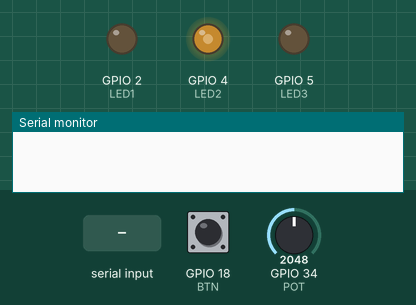
Bench run of a sketch on a simulated ESP32. Shown: output pins drawn as LEDs (lit = HIGH), the last lines printed to the serial monitor. The inputs (shaded band) are chosen by the test bench; at power-on: GPIO 34 (POT) = 2048, GPIO 18 (BTN) HIGH.

Above: at 1.2 s.
1.3 s: "t" received over Serial
At 2.0 s:
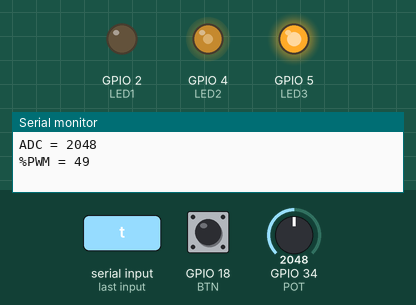
2.8 s: GPIO 34 (POT) set to 2866
At 3.2 s:
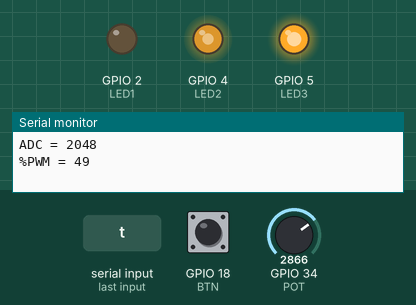
4.3 s: GPIO 18 (BTN) pulled LOW for 0.15 s
At 4.37 s:
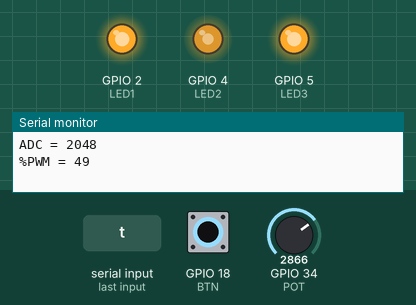
5.9 s: GPIO 34 (POT) set to 3603
At 6.8 s:
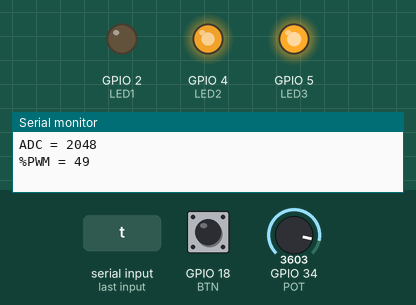
7.4 s: GPIO 18 (BTN) pulled LOW for 1 s
At 7.9 s:
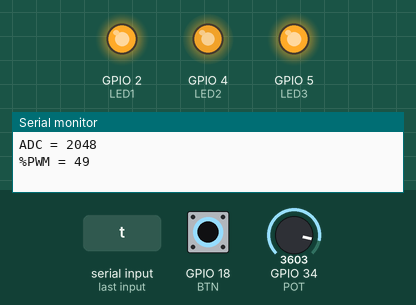
9.9 s: GPIO 34 (POT) set to 491
At 11.0 s:
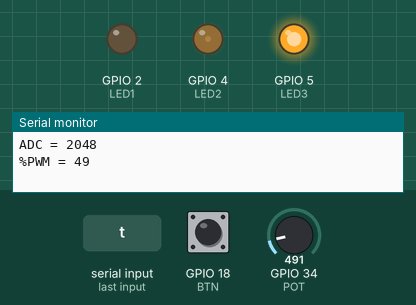
Timing chart, 0 to 12.4 s (numbered marks = the images above; inputs shaded):
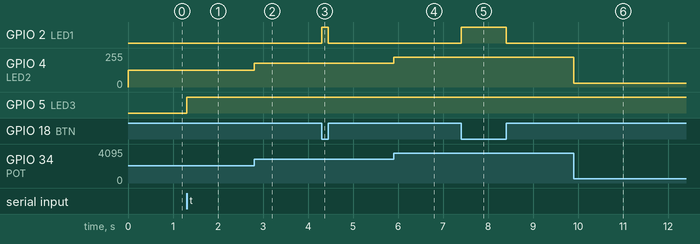

The sketch:

Practica8.ino
```cpp
#define LED1 2
#define LED2 4
#define LED3 5
#define BTN 18
#define POT 34
bool ledState = false;

void setup() {
  Serial.begin(115200);
  pinMode(LED1, OUTPUT);
  pinMode(LED3, OUTPUT);
  pinMode(BTN, INPUT);
  ledcAttach(LED2, 5000, 8);

}

void loop() {
  // BOTON
  if(digitalRead(BTN) == LOW){
    digitalWrite(LED1, HIGH);
  } else {
    digitalWrite(LED1, LOW);
  }

  // ADC to PWM
  int adc = analogRead(POT);
  int pwm = map(adc, 0, 4095, 0, 255);
  ledcWrite(LED2, pwm);

  // SERIAL
  if(Serial.available() ){

    char c = Serial.read();

    if(c == 't'){
      ledState = !ledState;
      digitalWrite(LED3, ledState);

    }

    Serial.print("ADC = ");
    Serial.println(adc);
    Serial.print("%PWM = ");
    Serial.println(pwm*100/255);

  }
}
```

Measured:
- after the input at 1.3 s, GPIO 5 (LED3): LOW → HIGH at once
- after the input at 2.8 s, GPIO 4 (LED2): 127/255 → 177/255 at once
- after the input at 4.3 s, GPIO 2 (LED1): LOW → HIGH at once, → LOW 0.15 s later
- after the input at 5.9 s, GPIO 4 (LED2): 177/255 → 223/255 at once
- after the input at 7.4 s, GPIO 2 (LED1): LOW → HIGH at once, → LOW 1.0 s later
- after the input at 9.9 s, GPIO 4 (LED2): 223/255 → 30/255 at once
